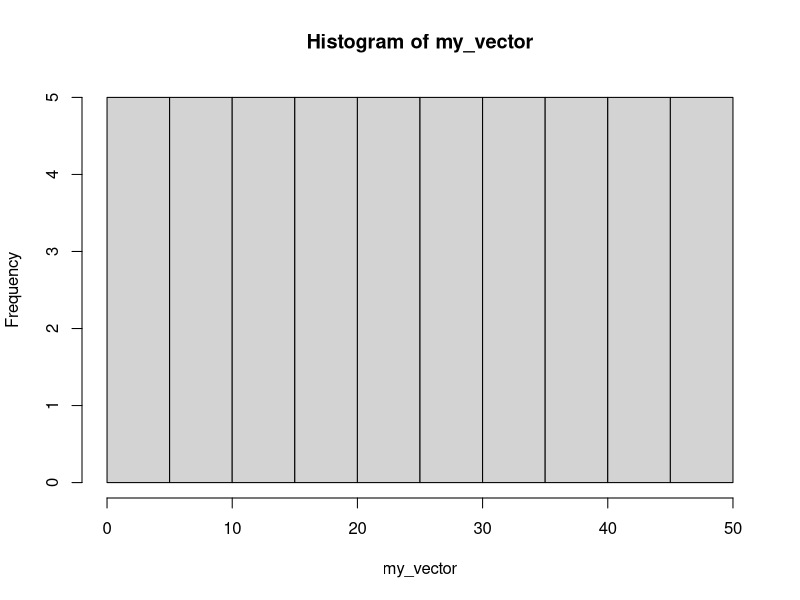

Reproduce this figure in R.
# write some code
my_vector <- 1:50
mean(my_vector)
hist(my_vector)

# type some stuff
median(my_vector)

# make sure you save your file!!!!

# add some more code
# then add, commit and push these changes
# blah blah blah
new_vector <- c("a", "b", "c")
toupper(new_vector)
